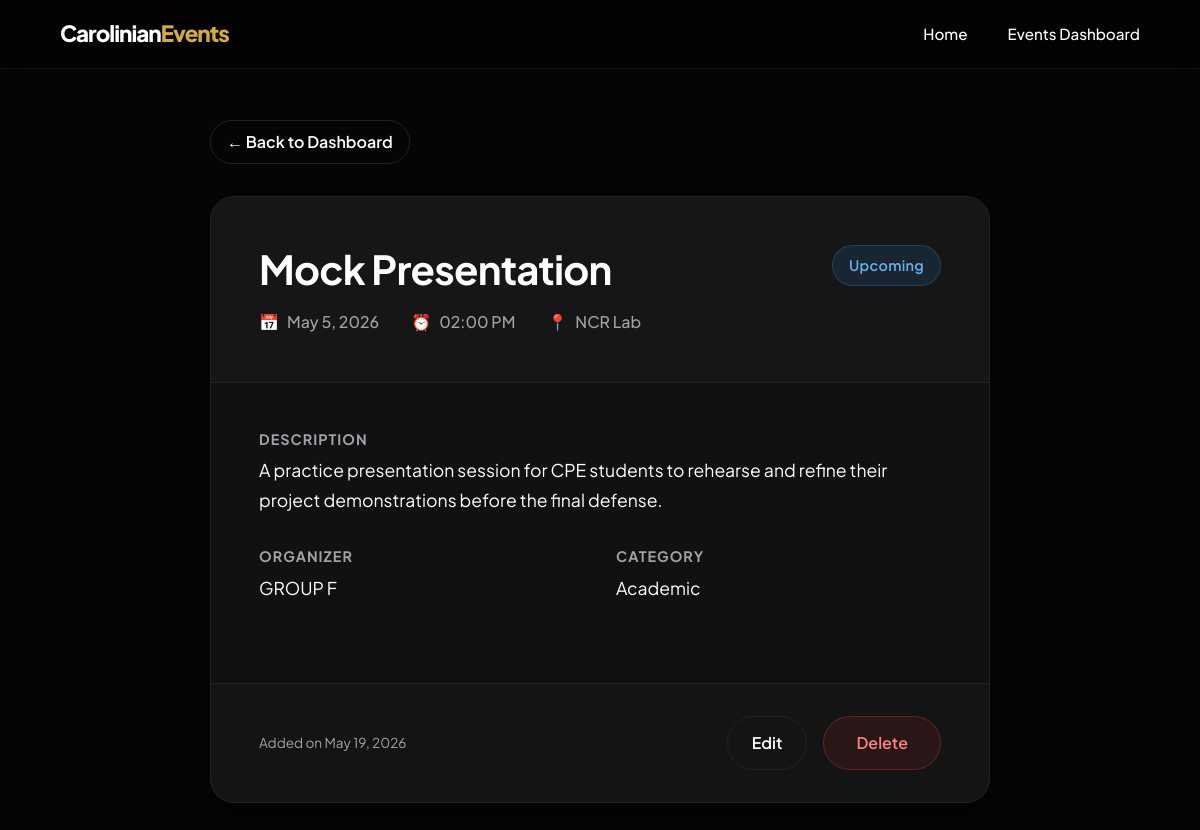
Page /view.php?id=1 on the committed database.
### tables this page shows
CREATE TABLE IF NOT EXISTS events (
    id          INT(11)         NOT NULL AUTO_INCREMENT,
    event_name  VARCHAR(255)    NOT NULL,
    organizer   VARCHAR(255)    NOT NULL,
    description TEXT            NOT NULL,
    event_date  DATE            NOT NULL,
    event_time  TIME            NOT NULL,
    location    VARCHAR(255)    NOT NULL,
    category    VARCHAR(255)    NOT NULL DEFAULT 'Academic',
    status      ENUM('Upcoming', 'Ongoing', 'Completed')
                                NOT NULL DEFAULT 'Upcoming',
    created_at  TIMESTAMP       DEFAULT CURRENT_TIMESTAMP,

    PRIMARY KEY (id)
);

### view.php (the view, shortened to what this page needs)
<?php
$mode = 'dashboard';
$event = null;
if (isset($_GET['id'])) {
    $id = intval($_GET['id']);
    $result = $conn->query("SELECT * FROM events WHERE id=$id");
    if ($result && $result->num_rows > 0) {
        $event = $result->fetch_assoc();
        $mode = 'detail';
    } else {
        header("Location: view.php");
        exit;
    }
}
$events = [];
$search = '';
$sort = 'date_desc';
?>
<!DOCTYPE html>
<html lang="en">
<head>
    <link rel="stylesheet" href="style.css">
</head>
<body>
    <nav class="navbar scrolled" id="navbar">
        <div class="nav-container">
            <a href="index.php" class="brand">Carolinian<span>Events</span></a>
            <div class="nav-links">
                <a href="index.php">Home</a>
                <a href="view.php">Events Dashboard</a>
            </div>
        </div>
    </nav>
<?php if ($mode === 'dashboard'): ?>
    <div class="dashboard-container">
        <div class="dashboard-header reveal">
            <h1>Events Dashboard</h1>
            <a href="create.php" class="btn btn-primary">+ Add New Event</a>
        </div>
        <div class="dashboard-controls reveal stagger-1">
            <form method="GET" action="view.php" class="controls-form">
                <div class="control-group">
                    <input type="text" name="search" class="search-input" placeholder="Search events..." value="<?= htmlspecialchars($search) ?>">
                </div>
                <div class="control-group">
                    <select name="sort" class="sort-select" onchange="this.form.submit()">
                        <option value="date_desc" <?= $sort == 'date_desc' ? 'selected' : '' ?>>Newest First</option>
                        <option value="date_asc" <?= $sort == 'date_asc' ? 'selected' : '' ?>>Oldest First</option>
                        <option value="name_asc" <?= $sort == 'name_asc' ? 'selected' : '' ?>>Name A-Z</option>
                        <option value="name_desc" <?= $sort == 'name_desc' ? 'selected' : '' ?>>Name Z-A</option>
                    </select>
                </div>
                <noscript><button type="submit" class="btn btn-secondary noscript-apply">Apply</button></noscript>
            </form>
        </div>
        <div class="table-container reveal stagger-2">
            <table class="events-table">
                <thead>
                    <tr>
                        <th>#</th>
                        <th>Event Name</th>
                        <th>Date & Time</th>
                        <th>Location</th>
                        <th>Category</th>
                        <th>Status</th>
                        <th>Actions</th>
                    </tr>
                </thead>
                <tbody>
                    <?php if (empty($events)): ?>
                        <tr>
                            <td colspan="7" class="empty-row">No events found.</td>
                        </tr>
                    <?php else: ?>
                        <?php foreach ($events as $index => $ev): ?>
                            <tr>
                                <td data-label="#"><?= $index + 1 ?></td>
                                <td data-label="Event Name" class="event-name-cell"><?= htmlspecialchars($ev['event_name']) ?></td>
                                <td data-label="Date & Time">
                                    <?= date('M d, Y', strtotime($ev['event_date'])) ?><br>
                                    <small class="time-muted"><?= date('h:i A', strtotime($ev['event_time'])) ?></small>
                                </td>
                                <td data-label="Location"><?= htmlspecialchars($ev['location']) ?></td>
                                <td data-label="Category"><?= htmlspecialchars($ev['category']) ?></td>
                                <td data-label="Status">
                                    <span class="status-badge status-<?= $ev['status'] ?>"><?= $ev['status'] ?></span>
                                </td>
                                <td data-label="Actions" class="action-links">
                                    <a href="view.php?id=<?= $ev['id'] ?>" class="action-view">View</a>
                                    <a href="update.php?id=<?= $ev['id'] ?>" class="action-edit">Edit</a>
                                    <a href="#" onclick="confirmDelete(<?= $ev['id'] ?>)" class="action-delete">Delete</a>
                                </td>
                            </tr>
                        <?php endforeach; ?>
                    <?php endif; ?>
                </tbody>
            </table>
        </div>
    </div>
<?php else: ?>
    <div class="view-container">
        <a href="view.php" class="btn btn-secondary back-btn">&larr; Back to Dashboard</a>
        <div class="event-card reveal active">
            <div class="event-header">
                <h1><?= htmlspecialchars($event['event_name']) ?></h1>
                <span class="status-badge detail-badge status-<?= $event['status'] ?>"><?= $event['status'] ?></span>
                <div class="event-meta">
                    <div class="meta-item">
                        <span>📅</span> <?= date('F j, Y', strtotime($event['event_date'])) ?>
                    </div>
                    <div class="meta-item">
                        <span>⏰</span> <?= date('h:i A', strtotime($event['event_time'])) ?>
                    </div>
                    <div class="meta-item">
                        <span>📍</span> <?= htmlspecialchars($event['location']) ?>
                    </div>
                </div>
            </div>
            <div class="event-body">
                <div class="event-section">
                    <h3>Description</h3>
                    <p><?= nl2br(htmlspecialchars($event['description'])) ?: '<em>No description provided.</em>' ?></p>
                </div>
                <div class="event-detail-grid">
                    <div class="event-section">
                        <h3>Organizer</h3>
                        <p><?= htmlspecialchars($event['organizer']) ?></p>
                    </div>
                    <div class="event-section">
                        <h3>Category</h3>
                        <p><?= htmlspecialchars($event['category']) ?></p>
                    </div>
                </div>
            </div>
            <div class="event-footer">
                <div class="event-footer-date">
                    Added on <?= date('M d, Y', strtotime($event['created_at'])) ?>
                </div>
                <div class="action-group">
                    <a href="update.php?id=<?= $event['id'] ?>" class="btn btn-secondary btn-sm">Edit</a>
                    <a href="#" onclick="confirmDelete(<?= $event['id'] ?>)" class="btn btn-primary btn-danger">Delete</a>
                </div>
            </div>
        </div>
    </div>
<?php endif; ?>
</body>
</html>

### style.css (style rules this page uses)
:root { --primary: #1B6B3A; --primary-light: #2A8C4F; --accent: #D4A843; --accent-hover: #E6BB55; --bg-dark: #050505; --bg-surface: #0a0a0a; --bg-card: #111111; --border: #222222; --text-main: #FFFFFF; --text-muted: #A1A1AA; }
* { margin: 0; padding: 0; box-sizing: border-box; }
html { scroll-behavior: smooth; }
body { font-family: 'Plus Jakarta Sans', sans-serif; background-color: var(--bg-dark); color: var(--text-main); line-height: 1.6; overflow-x: hidden; }
h1, h2, h3 { line-height: 1.2; font-weight: 700; letter-spacing: -0.02em; }
a { text-decoration: none; color: inherit; }
.btn { display: inline-flex; align-items: center; justify-content: center; padding: 0.8rem 2rem; border-radius: 50px; font-weight: 600; transition: all 0.3s cubic-bezier(0.16, 1, 0.3, 1); cursor: pointer; font-size: 1rem; }
.btn-primary { background: var(--primary); color: white; border: 1px solid var(--primary-light); box-shadow: 0 4px 15px rgba(27, 107, 58, 0.3); }
.btn-secondary { background: transparent; color: white; border: 1px solid var(--border); }
.navbar { position: fixed; top: 0; width: 100%; padding: 1.5rem 5%; display: flex; justify-content: center; z-index: 1000; transition: all 0.4s ease; }
.navbar.scrolled { padding: 1rem 5%; background: rgba(0, 0, 0, 0.4); backdrop-filter: blur(20px); -webkit-backdrop-filter: blur(20px); border-bottom: 1px solid rgba(255, 255, 255, 0.05); }
.nav-container { width: 100%; max-width: 1200px; display: flex; justify-content: space-between; align-items: center; }
.brand { font-size: 1.4rem; font-weight: 800; letter-spacing: -1px; }
.brand span { color: var(--accent); }
.nav-links { display: none; }
.status-badge { display: inline-block; padding: 0.35rem 0.9rem; border-radius: 50px; font-size: 0.8rem; font-weight: 600; letter-spacing: 0.3px; }
.status-Upcoming { background: rgba(49, 130, 206, 0.15); color: #63B3ED; border: 1px solid rgba(49, 130, 206, 0.2); }
.view-container { padding: 120px 5% 5rem; max-width: 900px; margin: 0 auto; }
.back-btn { margin-bottom: 2rem; padding: 0.5rem 1rem; }
.event-card { background: var(--bg-card); border-radius: 24px; border: 1px solid var(--border); overflow: hidden; box-shadow: 0 20px 40px rgba(0,0,0,0.4); }
.event-header { padding: 3rem; background: rgba(255, 255, 255, 0.02); border-bottom: 1px solid var(--border); position: relative; }
.event-header h1 { font-size: 2.5rem; margin-bottom: 1rem; padding-right: 100px; }
.event-header .status-badge { position: absolute; top: 3rem; right: 3rem; padding: 0.5rem 1rem; font-size: 0.9rem; }
.status-Upcoming.detail-badge { border: 1px solid rgba(49, 130, 206, 0.3); }
.event-meta { display: flex; gap: 2rem; color: var(--text-muted); font-weight: 500; flex-wrap: wrap; }
.meta-item { display: flex; align-items: center; gap: 0.5rem; }
.event-body { padding: 3rem; }
.event-section { margin-bottom: 2rem; }
.event-section h3 { color: var(--text-muted); font-size: 0.9rem; text-transform: uppercase; letter-spacing: 1px; margin-bottom: 0.5rem; }
.event-section p { font-size: 1.1rem; line-height: 1.7; }
.event-detail-grid { display: grid; grid-template-columns: 1fr 1fr; gap: 2rem; }
.event-footer { padding: 2rem 3rem; background: rgba(255, 255, 255, 0.01); border-top: 1px solid var(--border); display: flex; justify-content: space-between; align-items: center; }
.event-footer-date { color: var(--text-muted); font-size: 0.85rem; }
.action-group { display: flex; gap: 1rem; }
.action-group .btn-sm { padding: 0.5rem 1.5rem; }
.btn-danger { background: rgba(229, 62, 62, 0.1); border-color: rgba(229, 62, 62, 0.3); color: #FC8181; box-shadow: none; }
.reveal { opacity: 0; transform: translateY(40px); transition: opacity 0.8s cubic-bezier(0.16, 1, 0.3, 1), transform 0.8s cubic-bezier(0.16, 1, 0.3, 1); }
.reveal.active { opacity: 1; transform: translateY(0); }
@media (min-width: 768px) { .nav-links { display: flex; gap: 2.5rem; } }
@media (min-width: 768px) { .nav-links a { font-weight: 500; font-size: 0.95rem; transition: color 0.3s; } }

### rows in the picture
events: event_name "Mock Presentation", status "Upcoming", event_date "May 5, 2026", event_time "02:00 PM", location "NCR Lab", description "A practice presentation session for CPE students to rehearse and refine their project demonstrations before the final defense.", organizer "GROUP F", category "Academic", created_at "May 19, 2026"
